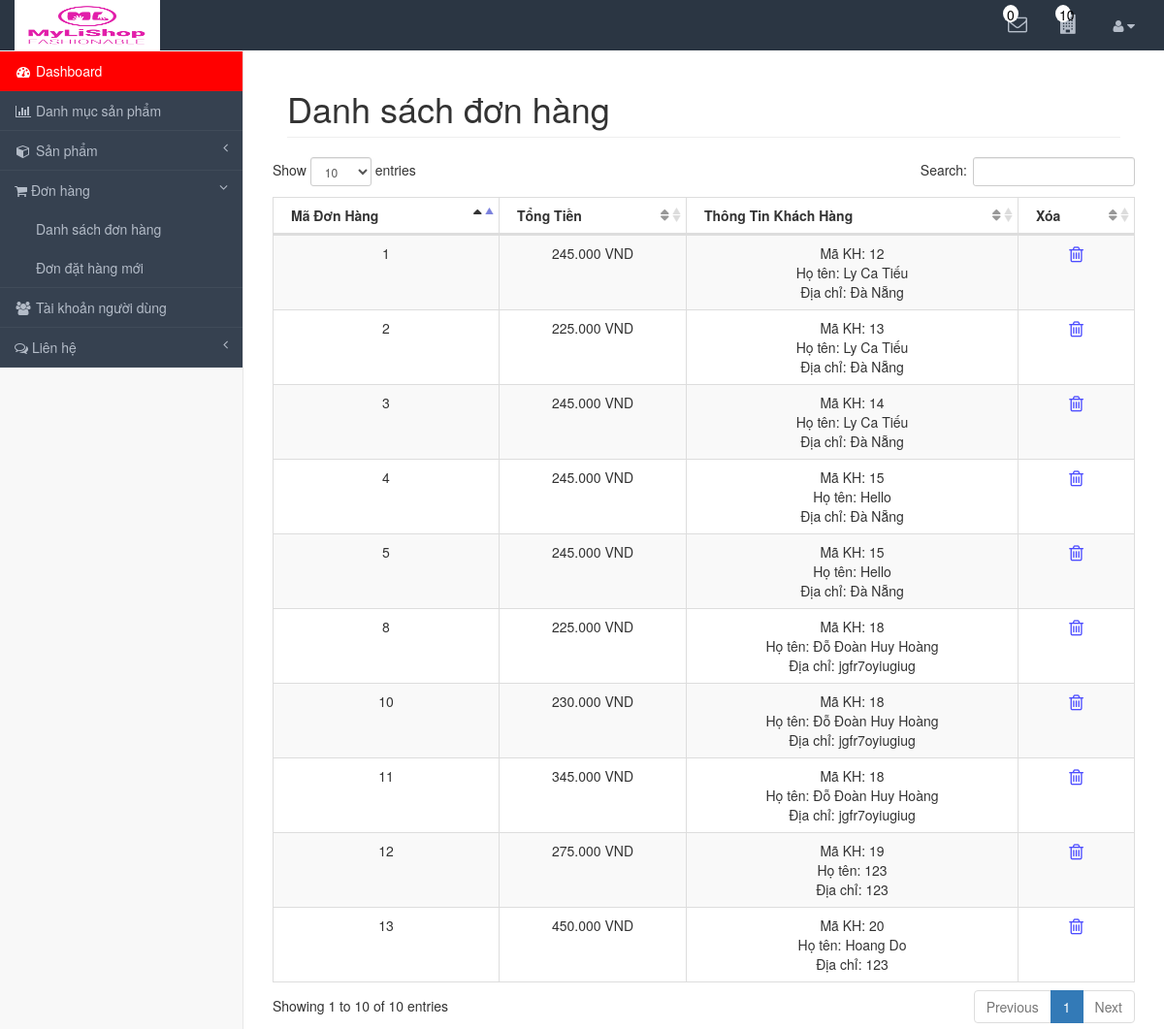
The app's page /admin/order-list.php with its own data.
### tables this page shows
CREATE TABLE `orders` (
  `id` int(11) NOT NULL,
  `total` float NOT NULL,
  `date_order` datetime NOT NULL,
  `status` tinyint(2) NOT NULL DEFAULT 0,
  `user_id` int(11) NOT NULL DEFAULT 0
);

CREATE TABLE `users` (
  `id` int(11) NOT NULL,
  `fullname` varchar(50) NOT NULL,
  `username` varchar(50) NOT NULL,
  `password` varchar(50) NOT NULL,
  `email` varchar(100) NOT NULL,
  `address` varchar(50) DEFAULT NULL,
  `phone` varchar(20) DEFAULT NULL,
  `created` datetime DEFAULT NULL,
  `role` int(11) NOT NULL DEFAULT 0
);

### admin/order-list.php (the view, shortened to what this page needs)
<?php
include 'header.php';
require_once("../model_test/connect.php");
?>
<div id="page-wrapper">
    <div class="container-fluid">
        <div class="row">
            <div class="col-lg-12 col-md-12 col-sm-12 col-xs-12">
                <h1 class="page-header">Danh sách đơn hàng</h1>
            </div>
            <table class="table table-striped table-bordered table-hover" id="dataTables-example">
                <thead>
                    <tr align="center">
                        <th>Mã Đơn Hàng</th>
                        <th>Tổng Tiền</th>
                        <th>Thông Tin Khách Hàng</th>
                        <th>Xóa</th>
                    </tr>
                </thead>
                <tbody>
                    <?php
                    $sql = "SELECT orders.id AS order_id, orders.total, orders.user_id,
                                   users.fullname, users.address
                            FROM orders
                            JOIN users ON orders.user_id = users.id
                            ORDER BY orders.id DESC";
                    $result = mysqli_query($conn, $sql);
                    if ($result) {
                        while ($row = mysqli_fetch_assoc($result)) {
                            ?>
                            <tr class="odd gradeX" align="center">
                                <td><?php echo $row['order_id']; ?></td>
                                <td><?php echo number_format($row['total'], 0, ',', '.') . ' VND'; ?></td>
                                <td>
                                    <?php echo 'Mã KH: ' . htmlspecialchars($row['user_id']) . '<br>'; ?>
                                    <?php echo 'Họ tên: ' . htmlspecialchars($row['fullname']) . '<br>'; ?>
                                    <?php echo 'Địa chỉ: ' . htmlspecialchars($row['address']); ?>
                                </td>
                                <td class="center">
                                    <a href="order-delete.php?orderId=<?php echo $row['order_id']; ?>">
                                        <i class="fa fa-trash-o fa-lg" title="Xóa"></i>
                                    </a>
                                </td>
                            </tr>
                            <?php
                        }
                    }
                    ?>
                </tbody>
            </table>
        </div>
    </div>
</div>

### admin/header.php (style rules this page uses)
a { color: #B4BCC8; }

### records on screen
orders: id "13", total "450.000", user "20", user.fullname "Hoang Do", user.address "123"
orders: id "12", total "275.000", user "19", user.fullname "123", user.address "123"
orders: id "11", total "345.000", user "18", user.fullname "Đỗ Đoàn Huy Hoàng", user.address "jgfr7oyiugiug"
orders: id "10", total "230.000", user "18", user.fullname "Đỗ Đoàn Huy Hoàng", user.address "jgfr7oyiugiug"
orders: id "8", total "225.000", user "18", user.fullname "Đỗ Đoàn Huy Hoàng", user.address "jgfr7oyiugiug"
orders: id "5", total "245.000", user "15", user.fullname "Hello", user.address "Đà Nẵng"
orders: id "4", total "245.000", user "15", user.fullname "Hello", user.address "Đà Nẵng"
orders: id "3", total "245.000", user "14", user.fullname "Ly Ca Tiếu", user.address "Đà Nẵng"
orders: id "2", total "225.000", user "13", user.fullname "Ly Ca Tiếu", user.address "Đà Nẵng"
orders: id "1", total "245.000", user "12", user.fullname "Ly Ca Tiếu", user.address "Đà Nẵng"

### other values on screen
$resultContacts "0"
$newOrders "10"
